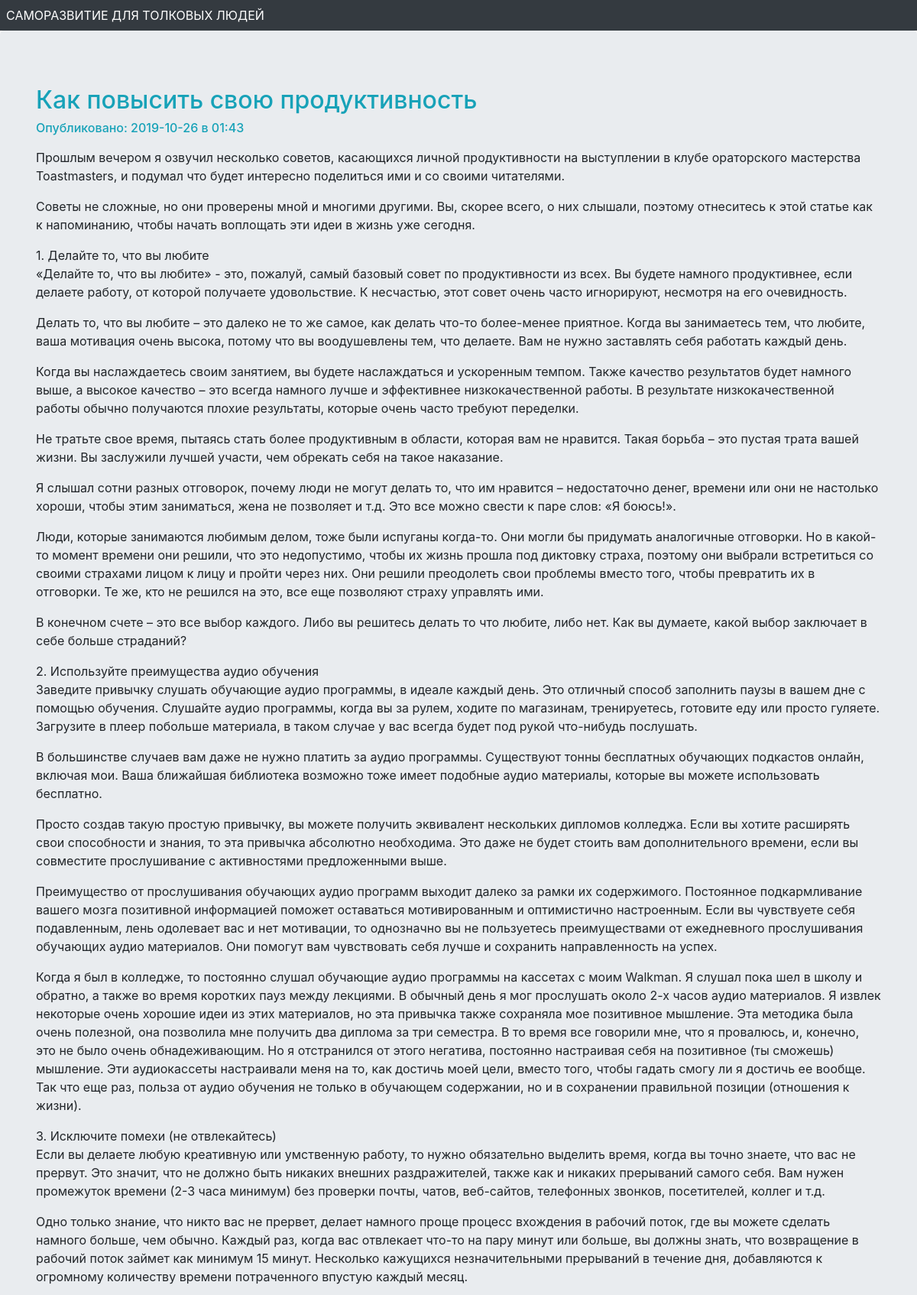
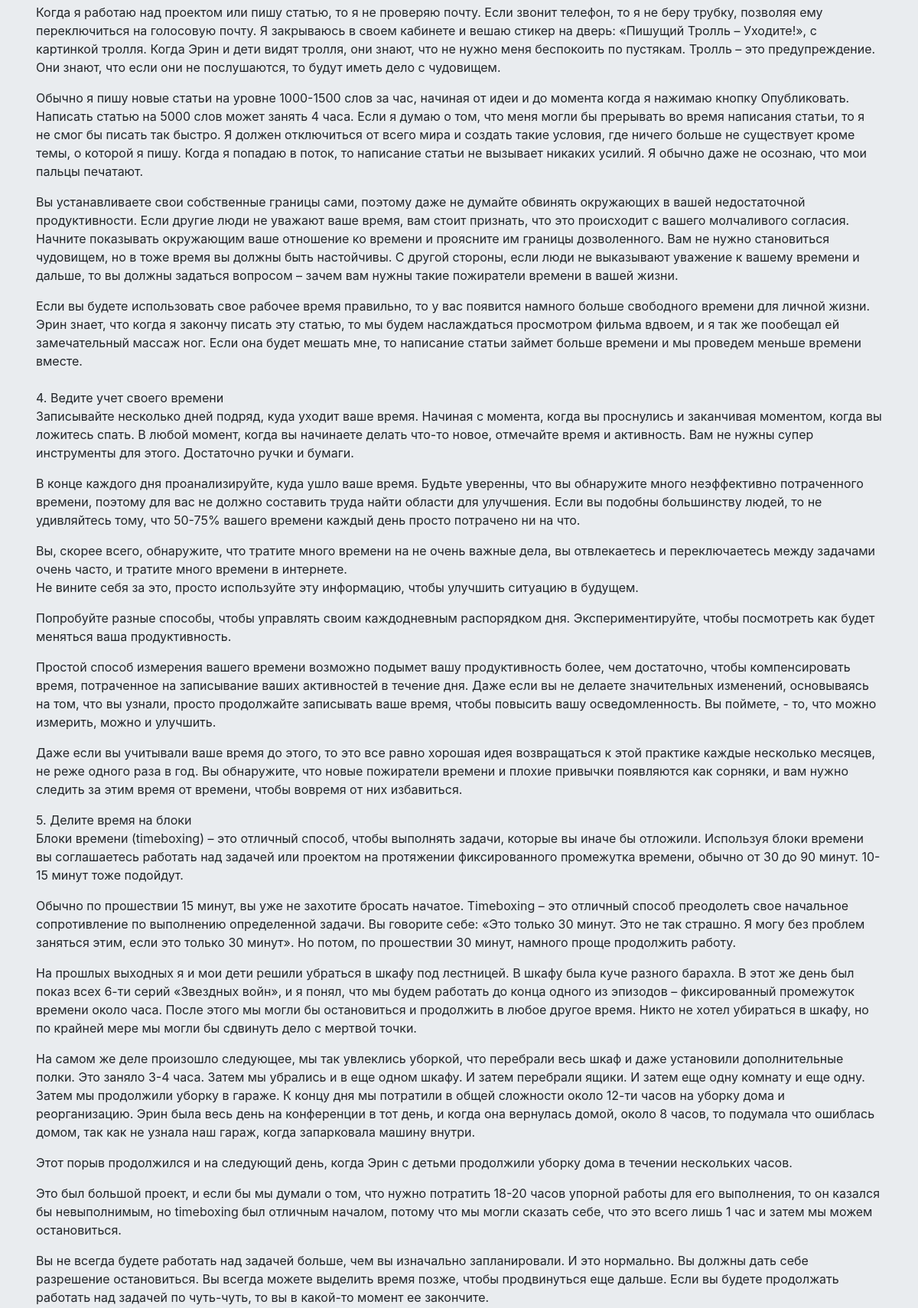
/news/5 (upper part), run on the app's committed database (2 pictures, top to bottom).
### news/models.py (models this page shows, shortened)
class Articles(models.Model):
    title = models.CharField(max_length = 120)
    post = models.TextField()
    date = models.DateTimeField()

### news/templates/news/post.html
{% extends "mainApp/wrapper.html"  %}
  {% block content %}
         <h2 class="text-info">{{articles.title}}</h2>
         <h6 class="text-info">Опубликовано: {{articles.date|date:"Y-m-d в H:i"}}</h6>
         <p> {{articles.post|safe|linebreaks}} </p>
    {% endblock %}

### data on the page
Articles: title "Как повысить свою продуктивность", date "2019-10-26 в 01:43", post "Прошлым вечером я озвучил несколько советов, касающихся личной продуктивности на выступлении в клубе ораторского мастерства Toastmasters, и подумал что будет интересно поделиться ими и со своими читателями. Советы не сложные, но они проверены мной и многими другими. Вы, скорее всего, о них слышали, поэтому отнеситесь к этой статье как к напоминанию, чтобы начать воплощать эти идеи в жизнь уже сегодня. 1. Делайте то, что вы любите «Делайте то, что вы любите» - это, пожалуй, самый базовый совет по продуктивности из всех. Вы будете намного продуктивнее, если делаете работу, от которой получаете удовольствие. К несчастью, этот совет очень часто игнорируют, несмотря на его очевидность. Делать…"
